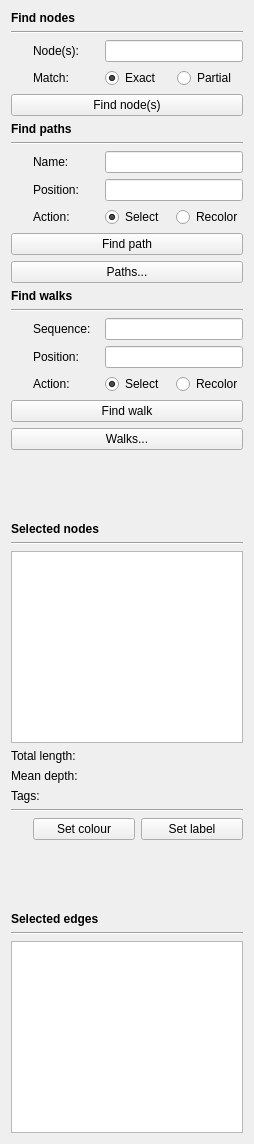
      <widget class="QWidget" name="selectionScrollAreaWidgetContents">
       <property name="geometry">
        <rect>
         <x>0</x>
         <y>0</y>
         <width>254</width>
         <height>1130</height>
        </rect>
       </property>
       <property name="sizePolicy">
        <sizepolicy hsizetype="Minimum" vsizetype="Preferred">
         <horstretch>0</horstretch>
         <verstretch>0</verstretch>
        </sizepolicy>
       </property>
       <layout class="QVBoxLayout" name="verticalLayout_4">
        <item>
         <widget class="QLabel" name="label_14">
          <property name="sizePolicy">
           <sizepolicy hsizetype="Minimum" vsizetype="Preferred">
            <horstretch>0</horstretch>
            <verstretch>0</verstretch>
           </sizepolicy>
          </property>
          <property name="font">
           <font>
            <bold>true</bold>
           </font>
          </property>
          <property name="text">
           <string>Find nodes</string>
          </property>
         </widget>
        </item>
        <item>
         <widget class="Line" name="line_10">
          <property name="orientation">
           <enum>Qt::Horizontal</enum>
          </property>
         </widget>
        </item>
        <item>
         <widget class="QWidget" name="nodeSelectionWidget" native="true">
          <property name="enabled">
           <bool>true</bool>
          </property>
          <layout class="QGridLayout" name="gridLayout_2">
           <property name="leftMargin">
            <number>0</number>
           </property>
           <property name="topMargin">
            <number>0</number>
           </property>
           <property name="rightMargin">
            <number>0</number>
           </property>
           <property name="bottomMargin">
            <number>0</number>
           </property>
           <item row="1" column="0">
            <widget class="InfoTextWidget" name="selectionSearchNodesMatchTypeInfoText" native="true">
             <property name="enabled">
              <bool>true</bool>
             </property>
             <property name="sizePolicy">
              <sizepolicy hsizetype="Fixed" vsizetype="Fixed">
               <horstretch>0</horstretch>
               <verstretch>0</verstretch>
              </sizepolicy>
             </property>
             <property name="minimumSize">
              <size>
               <width>16</width>
               <height>16</height>
              </size>
             </property>
             <property name="toolTip">
              <string>&lt;html&gt;&lt;head/&gt;&lt;body&gt;&lt;p&gt;When 'Exact' match is used, nodes will only be selected if their name exactly matches your input above.&lt;br/&gt;&lt;br/&gt;When 'Partial' match is used, nodes will be selected if any part of their name matches your input above.&lt;/p&gt;&lt;/body&gt;&lt;/html&gt;</string>
             </property>
            </widget>
           </item>
           <item row="1" column="2">
            <widget class="QRadioButton" name="selectionSearchNodesExactMatchRadioButton">
             <property name="focusPolicy">
              <enum>Qt::StrongFocus</enum>
             </property>
             <property name="text">
              <string>Exact</string>
             </property>
             <property name="checked">
              <bool>true</bool>
             </property>
            </widget>
           </item>
           <item row="0" column="1">
            <widget class="QLabel" name="label_12">
             <property name="enabled">
              <bool>true</bool>
             </property>
             <property name="sizePolicy">
              <sizepolicy hsizetype="Minimum" vsizetype="Preferred">
               <horstretch>0</horstretch>
               <verstretch>0</verstretch>
              </sizepolicy>
             </property>
             <property name="text">
              <string>Node(s):</string>
             </property>
            </widget>
           </item>
           <item row="0" column="0">
            <widget class="InfoTextWidget" name="selectionSearchInfoText" native="true">
             <property name="sizePolicy">
              <sizepolicy hsizetype="Fixed" vsizetype="Fixed">
               <horstretch>0</horstretch>
               <verstretch>0</verstretch>
              </sizepolicy>
             </property>
             <property name="minimumSize">
              <size>
               <width>16</width>
               <height>16</height>
              </size>
             </property>
             <property name="toolTip">
              <string>&lt;html&gt;&lt;head/&gt;&lt;body&gt;&lt;p&gt;Type a comma-delimited list of one or mode node numbers and then click the 'Find node(s)' button to search for nodes in the graph. If the search is successful, the view will zoom to the found nodes and they will be selected.&lt;/p&gt;&lt;/body&gt;&lt;/html&gt;</string>
             </property>
            </widget>
           </item>
           <item row="1" column="1">
            <widget class="QLabel" name="label_16">
             <property name="enabled">
              <bool>true</bool>
             </property>
             <property name="text">
              <string>Match:</string>
             </property>
            </widget>
           </item>
           <item row="1" column="3">
            <widget class="QRadioButton" name="selectionSearchNodesPartialMatchRadioButton">
             <property name="focusPolicy">
              <enum>Qt::StrongFocus</enum>
             </property>
             <property name="text">
              <string>Partial</string>
             </property>
            </widget>
           </item>
           <item row="0" column="2" colspan="2">
            <widget class="QLineEdit" name="selectionSearchNodesLineEdit">
             <property name="enabled">
              <bool>true</bool>
             </property>
             <property name="sizePolicy">
              <sizepolicy hsizetype="Minimum" vsizetype="Fixed">
               <horstretch>0</horstretch>
               <verstretch>0</verstretch>
              </sizepolicy>
             </property>
             <property name="focusPolicy">
              <enum>Qt::StrongFocus</enum>
             </property>
            </widget>
           </item>
          </layout>
         </widget>
        </item>
        <item>
         <widget class="QPushButton" name="selectNodesButton">
          <property name="focusPolicy">
           <enum>Qt::StrongFocus</enum>
          </property>
          <property name="text">
           <string>Find node(s)</string>
          </property>
         </widget>
        </item>
        <item>
         <widget class="QLabel" name="label_114">
          <property name="sizePolicy">
           <sizepolicy hsizetype="Minimum" vsizetype="Preferred">
            <horstretch>0</horstretch>
            <verstretch>0</verstretch>
           </sizepolicy>
          </property>
          <property name="font">
           <font>
            <bold>true</bold>
           </font>
          </property>
          <property name="text">
           <string>Find paths</string>
          </property>
         </widget>
        </item>
        <item>
         <widget class="Line" name="line_101">
          <property name="orientation">
           <enum>Qt::Horizontal</enum>
          </property>
         </widget>
        </item>
        <item>
         <widget class="QWidget" name="pathSelectionWidget" native="true">
          <property name="enabled">
           <bool>true</bool>
          </property>
          <layout class="QGridLayout" name="gridLayout_21">
           <property name="leftMargin">
            <number>0</number>
           </property>
           <property name="topMargin">
            <number>0</number>
           </property>
           <property name="rightMargin">
            <number>0</number>
           </property>
           <property name="bottomMargin">
            <number>0</number>
           </property>
           <item row="2" column="0">
            <widget class="InfoTextWidget" name="pathSelectionTypeInfoText" native="true">
             <property name="enabled">
              <bool>true</bool>
             </property>
             <property name="sizePolicy">
              <sizepolicy hsizetype="Fixed" vsizetype="Fixed">
               <horstretch>0</horstretch>
               <verstretch>0</verstretch>
              </sizepolicy>
             </property>
             <property name="minimumSize">
              <size>
               <width>16</width>
               <height>16</height>
              </size>
             </property>
            </widget>
           </item>
           <item row="0" column="2" colspan="2">
            <widget class="QLineEdit" name="pathSelectionLineEdit2">
             <property name="enabled">
              <bool>true</bool>
             </property>
             <property name="sizePolicy">
              <sizepolicy hsizetype="Minimum" vsizetype="Fixed">
               <horstretch>0</horstretch>
               <verstretch>0</verstretch>
              </sizepolicy>
             </property>
             <property name="focusPolicy">
              <enum>Qt::StrongFocus</enum>
             </property>
            </widget>
           </item>
           <item row="0" column="1">
            <widget class="QLabel" name="label_112">
             <property name="enabled">
              <bool>true</bool>
             </property>
             <property name="sizePolicy">
              <sizepolicy hsizetype="Minimum" vsizetype="Preferred">
               <horstretch>0</horstretch>
               <verstretch>0</verstretch>
              </sizepolicy>
             </property>
             <property name="text">
              <string>Name:</string>
             </property>
            </widget>
           </item>
           <item row="2" column="3">
            <widget class="QRadioButton" name="pathSelectionRecolorRadioButton">
             <property name="focusPolicy">
              <enum>Qt::StrongFocus</enum>
             </property>
             <property name="text">
              <string>Recolor</string>
             </property>
            </widget>
           </item>
           <item row="2" column="1">
            <widget class="QLabel" name="label_116">
             <property name="enabled">
              <bool>true</bool>
             </property>
             <property name="text">
              <string>Action:</string>
             </property>
            </widget>
           </item>
           <item row="2" column="2">
            <widget class="QRadioButton" name="pathSelectionSelectRadioButton">
             <property name="focusPolicy">
              <enum>Qt::StrongFocus</enum>
             </property>
             <property name="text">
              <string>Select</string>
             </property>
             <property name="checked">
              <bool>true</bool>
             </property>
            </widget>
           </item>
           <item row="0" column="0">
            <widget class="InfoTextWidget" name="pathSelectionInfoText2" native="true">
             <property name="sizePolicy">
              <sizepolicy hsizetype="Fixed" vsizetype="Fixed">
               <horstretch>0</horstretch>
               <verstretch>0</verstretch>
              </sizepolicy>
             </property>
             <property name="minimumSize">
              <size>
               <width>16</width>
               <height>16</height>
              </size>
             </property>
            </widget>
           </item>
           <item row="1" column="1">
            <widget class="QLabel" name="label">
             <property name="text">
              <string>Position:</string>
             </property>
            </widget>
           </item>
           <item row="1" column="2" colspan="2">
            <widget class="QLineEdit" name="pathSelectionPositionLineEdit"/>
           </item>
          </layout>
         </widget>
        </item>
        <item>
         <widget class="QPushButton" name="pathSelectButton">
          <property name="focusPolicy">
           <enum>Qt::StrongFocus</enum>
          </property>
          <property name="text">
           <string>Find path</string>
          </property>
         </widget>
        </item>
        <item>
         <widget class="QPushButton" name="pathListButton">
          <property name="text">
           <string>Paths...</string>
          </property>
         </widget>
        </item>

        <item>
         <widget class="QLabel" name="label_115">
          <property name="sizePolicy">
           <sizepolicy hsizetype="Minimum" vsizetype="Preferred">
            <horstretch>0</horstretch>
            <verstretch>0</verstretch>
           </sizepolicy>
          </property>
          <property name="font">
           <font>
            <bold>true</bold>
           </font>
          </property>
          <property name="text">
           <string>Find walks</string>
          </property>
         </widget>
        </item>
        <item>
         <widget class="Line" name="line_102">
          <property name="orientation">
           <enum>Qt::Horizontal</enum>
          </property>
         </widget>
        </item>

        <item>
         <widget class="QWidget" name="walkSelectionWidget" native="true">
          <property name="enabled">
           <bool>true</bool>
          </property>
          <layout class="QGridLayout" name="gridLayout_22">
           <property name="leftMargin">
            <number>0</number>
           </property>
           <property name="topMargin">
            <number>0</number>
           </property>
           <property name="rightMargin">
            <number>0</number>
           </property>
           <property name="bottomMargin">
            <number>0</number>
           </property>
           <item row="2" column="0">
            <widget class="InfoTextWidget" name="walkSelectionTypeInfoText" native="true">
             <property name="enabled">
              <bool>true</bool>
             </property>
             <property name="sizePolicy">
              <sizepolicy hsizetype="Fixed" vsizetype="Fixed">
               <horstretch>0</horstretch>
               <verstretch>0</verstretch>
              </sizepolicy>
             </property>
             <property name="minimumSize">
              <size>
               <width>16</width>
               <height>16</height>
              </size>
             </property>
            </widget>
           </item>
           <item row="0" column="2" colspan="2">
            <widget class="QLineEdit" name="walkSelectionLineEdit2">
             <property name="enabled">
              <bool>true</bool>
             </property>
             <property name="sizePolicy">
              <sizepolicy hsizetype="Minimum" vsizetype="Fixed">
               <horstretch>0</horstretch>
               <verstretch>0</verstretch>
              </sizepolicy>
             </property>
             <property name="focusPolicy">
              <enum>Qt::StrongFocus</enum>
             </property>
            </widget>
           </item>
           <item row="0" column="1">
            <widget class="QLabel" name="label_113">
             <property name="enabled">
              <bool>true</bool>
             </property>
             <property name="sizePolicy">
              <sizepolicy hsizetype="Minimum" vsizetype="Preferred">
               <horstretch>0</horstretch>
               <verstretch>0</verstretch>
              </sizepolicy>
             </property>
             <property name="text">
              <string>Sequence:</string>
             </property>
            </widget>
           </item>
           <item row="2" column="3">
            <widget class="QRadioButton" name="walkSelectionRecolorRadioButton">
             <property name="focusPolicy">
              <enum>Qt::StrongFocus</enum>
             </property>
             <property name="text">
              <string>Recolor</string>
             </property>
            </widget>
           </item>
           <item row="2" column="1">
            <widget class="QLabel" name="label_117">
             <property name="enabled">
              <bool>true</bool>
             </property>
             <property name="text">
              <string>Action:</string>
             </property>
            </widget>
           </item>
           <item row="2" column="2">
            <widget class="QRadioButton" name="walkSelectionSelectRadioButton">
             <property name="focusPolicy">
              <enum>Qt::StrongFocus</enum>
             </property>
             <property name="text">
              <string>Select</string>
             </property>
             <property name="checked">
              <bool>true</bool>
             </property>
            </widget>
           </item>
           <item row="0" column="0">
            <widget class="InfoTextWidget" name="walkSelectionInfoText2" native="true">
             <property name="sizePolicy">
              <sizepolicy hsizetype="Fixed" vsizetype="Fixed">
               <horstretch>0</horstretch>
               <verstretch>0</verstretch>
              </sizepolicy>
             </property>
             <property name="minimumSize">
              <size>
               <width>16</width>
               <height>16</height>
              </size>
             </property>
            </widget>
           </item>
           <item row="1" column="1">
            <widget class="QLabel" name="label2">
             <property name="text">
              <string>Position:</string>
             </property>
            </widget>
           </item>
           <item row="1" column="2" colspan="2">
            <widget class="QLineEdit" name="walkSelectionPositionLineEdit"/>
           </item>
          </layout>
         </widget>
        </item>
        <item>
         <widget class="QPushButton" name="walkSelectButton">
          <property name="focusPolicy">
           <enum>Qt::StrongFocus</enum>
          </property>
          <property name="text">
           <string>Find walk</string>
          </property>
         </widget>
        </item>
        <item>
         <widget class="QPushButton" name="walkListButton">
          <property name="text">
           <string>Walks...</string>
          </property>
         </widget>
        </item>

        <item>
         <widget class="QWidget" name="selectedNodesSpacerWidget" native="true">
          <layout class="QVBoxLayout" name="verticalLayout_5">
           <property name="leftMargin">
            <number>0</number>
           </property>
           <property name="topMargin">
            <number>0</number>
           </property>
           <property name="rightMargin">
            <number>0</number>
           </property>
           <property name="bottomMargin">
            <number>0</number>
           </property>
           <item>
            <spacer name="selectedNodesSpacer">
             <property name="orientation">
              <enum>Qt::Vertical</enum>
             </property>
             <property name="sizeType">
              <enum>QSizePolicy::Fixed</enum>
             </property>
             <property name="sizeHint" stdset="0">
              <size>
               <width>20</width>
               <height>60</height>
              </size>
             </property>
            </spacer>
           </item>
          </layout>
         </widget>
        </item>
        <item>
         <widget class="QLabel" name="selectedNodesTitleLabel">
          <property name="sizePolicy">
           <sizepolicy hsizetype="Minimum" vsizetype="Preferred">
            <horstretch>0</horstretch>
            <verstretch>0</verstretch>
           </sizepolicy>
          </property>
          <property name="font">
           <font>
            <bold>true</bold>
           </font>
          </property>
          <property name="text">
           <string>Selected nodes</string>
          </property>
         </widget>
        </item>
        <item>
         <widget class="Line" name="selectedNodesLine1">
          <property name="orientation">
           <enum>Qt::Horizontal</enum>
          </property>
         </widget>
        </item>
        <item>
         <widget class="QPlainTextEdit" name="selectedNodesTextEdit">
          <property name="sizePolicy">
           <sizepolicy hsizetype="Ignored" vsizetype="Minimum">
            <horstretch>0</horstretch>
            <verstretch>0</verstretch>
           </sizepolicy>
          </property>
          <property name="readOnly">
           <bool>true</bool>
          </property>
         </widget>
        </item>
        <item>
         <widget class="QLabel" name="selectedNodesLengthLabel">
          <property name="sizePolicy">
           <sizepolicy hsizetype="Minimum" vsizetype="Preferred">
            <horstretch>0</horstretch>
            <verstretch>0</verstretch>
           </sizepolicy>
          </property>
          <property name="text">
           <string>Total length:</string>
          </property>
          <property name="alignment">
           <set>Qt::AlignLeading|Qt::AlignLeft|Qt::AlignVCenter</set>
          </property>
         </widget>
        </item>
        <item>
         <widget class="QLabel" name="selectedNodesDepthLabel">
          <property name="sizePolicy">
           <sizepolicy hsizetype="Minimum" vsizetype="Preferred">
            <horstretch>0</horstretch>
            <verstretch>0</verstretch>
           </sizepolicy>
          </property>
          <property name="text">
           <string>Mean depth:</string>
          </property>
          <property name="alignment">
           <set>Qt::AlignLeading|Qt::AlignLeft|Qt::AlignVCenter</set>
          </property>
         </widget>
        </item>
        <item>
         <widget class="QLabel" name="selectedNodesTagLabel">
          <property name="sizePolicy">
           <sizepolicy hsizetype="Minimum" vsizetype="Preferred">
            <horstretch>0</horstretch>
            <verstretch>0</verstretch>
           </sizepolicy>
          </property>
          <property name="text">
           <string>Tags:</string>
          </property>
          <property name="alignment">
           <set>Qt::AlignLeading|Qt::AlignLeft|Qt::AlignVCenter</set>
          </property>
         </widget>
        </item>
        <item>
         <widget class="Line" name="selectedNodesLine2">
          <property name="orientation">
           <enum>Qt::Horizontal</enum>
          </property>
         </widget>
        </item>
        <item>
         <widget class="QWidget" name="selectedNodesModificationWidget" native="true">
          <layout class="QGridLayout" name="gridLayout">
           <property name="leftMargin">
            <number>0</number>
           </property>
           <property name="topMargin">
            <number>0</number>
           </property>
           <property name="rightMargin">
            <number>0</number>
           </property>
           <property name="bottomMargin">
            <number>0</number>
           </property>
           <item row="0" column="0">
            <widget class="InfoTextWidget" name="setColourAndLabelInfoText" native="true">
             <property name="sizePolicy">
              <sizepolicy hsizetype="Fixed" vsizetype="Fixed">
               <horstretch>0</horstretch>
               <verstretch>0</verstretch>
              </sizepolicy>
             </property>
             <property name="minimumSize">
              <size>
               <width>16</width>
               <height>16</height>
              </size>
             </property>
             <property name="toolTip">
              <string>&lt;html&gt;&lt;head/&gt;&lt;body&gt;&lt;p&gt;Custom colours and labels can be applied to selected nodes using these buttons. They will only be visible when the colouring mode is set to 'Custom colours' and the 'Custom' label option is ticked.  &lt;/p&gt;&lt;/body&gt;&lt;/html&gt;</string>
             </property>
            </widget>
           </item>
           <item row="0" column="2">
            <widget class="QPushButton" name="setNodeCustomLabelButton">
             <property name="focusPolicy">
              <enum>Qt::StrongFocus</enum>
             </property>
             <property name="toolTip">
              <string>Ctrl+L</string>
             </property>
             <property name="text">
              <string>Set label</string>
             </property>
            </widget>
           </item>
           <item row="0" column="1">
            <widget class="QPushButton" name="setNodeCustomColourButton">
             <property name="focusPolicy">
              <enum>Qt::StrongFocus</enum>
             </property>
             <property name="toolTip">
              <string>Ctrl+O</string>
             </property>
             <property name="text">
              <string>Set colour</string>
             </property>
            </widget>
           </item>
          </layout>
         </widget>
        </item>
        <item>
         <widget class="QWidget" name="selectedEdgesSpacerWidget" native="true">
          <layout class="QVBoxLayout" name="verticalLayout_6">
           <property name="leftMargin">
            <number>0</number>
           </property>
           <property name="topMargin">
            <number>0</number>
           </property>
           <property name="rightMargin">
            <number>0</number>
           </property>
           <property name="bottomMargin">
            <number>0</number>
           </property>
           <item>
            <spacer name="selectedEdgesSpacer">
             <property name="orientation">
              <enum>Qt::Vertical</enum>
             </property>
             <property name="sizeType">
              <enum>QSizePolicy::Fixed</enum>
             </property>
             <property name="sizeHint" stdset="0">
              <size>
               <width>20</width>
               <height>60</height>
              </size>
             </property>
            </spacer>
           </item>
          </layout>
         </widget>
        </item>
        <item>
         <widget class="QLabel" name="selectedEdgesTitleLabel">
          <property name="sizePolicy">
           <sizepolicy hsizetype="Minimum" vsizetype="Preferred">
            <horstretch>0</horstretch>
            <verstretch>0</verstretch>
           </sizepolicy>
          </property>
          <property name="font">
           <font>
            <bold>true</bold>
           </font>
          </property>
          <property name="text">
           <string>Selected edges</string>
          </property>
         </widget>
        </item>
        <item>
         <widget class="Line" name="selectedEdgesLine">
          <property name="orientation">
           <enum>Qt::Horizontal</enum>
          </property>
         </widget>
        </item>
        <item>
         <widget class="QPlainTextEdit" name="selectedEdgesTextEdit">
          <property name="sizePolicy">
           <sizepolicy hsizetype="Ignored" vsizetype="Minimum">
            <horstretch>0</horstretch>
            <verstretch>0</verstretch>
           </sizepolicy>
          </property>
          <property name="readOnly">
           <bool>true</bool>
          </property>
         </widget>
        </item>
        <item>
         <spacer name="verticalSpacer_5">
          <property name="orientation">
           <enum>Qt::Vertical</enum>
          </property>
          <property name="sizeHint" stdset="0">
           <size>
            <width>20</width>
            <height>40</height>
           </size>
          </property>
         </spacer>
        </item>
       </layout>
      </widget>
